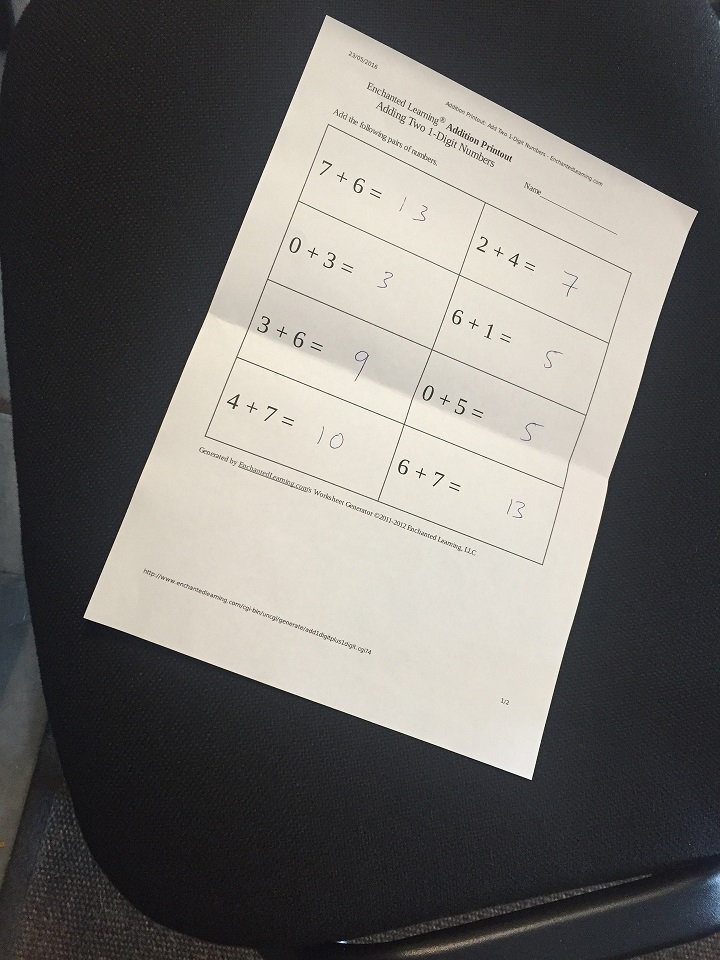
#> input picture Assignment 1/scan.jpg, 720 x 960 px
$ python assignment.py
#> lines starting #> are read from the running program, lines starting #| are printed output that depends on the picture
import cv2
import numpy as np

img = cv2.imread('scan.jpg')
#> img is the input picture: shape (960, 720, 3); mean B, G, R 106.2, 109.5, 111.7
w = 400
h = int(w*1.414)
pointsA = np.float32([[320,15], [700,215], [85,610], [530, 780]])
pointsB = np.float32([[0,0], [w,0], [0,h], [w, h]])


# the perspective to grab the screen
M = cv2.getPerspectiveTransform(pointsA, pointsB)
warp = cv2.warpPerspective(img, M, (w, h))
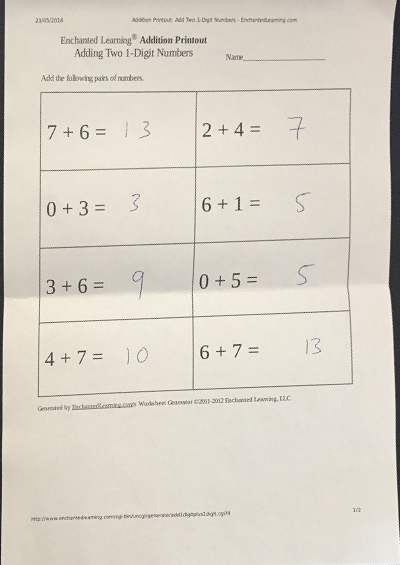
#> warp: shape (565, 400, 3); mean B, G, R 201, 212.6, 218.5

cv2.imshow("warp", warp)

ret,thresh1 = cv2.threshold(warp, 180, 255, cv2.THRESH_BINARY)
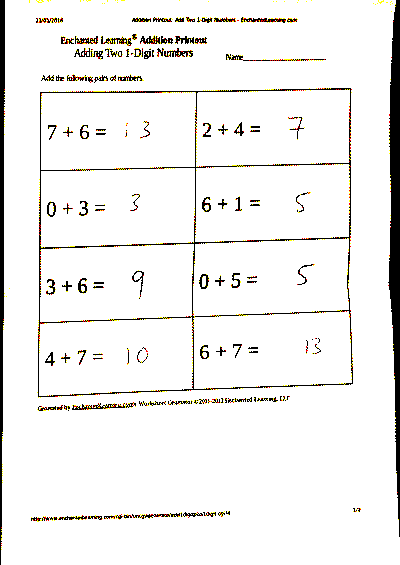
#> thresh1: shape (565, 400, 3); mean B, G, R 237.9, 239.6, 240.5
cv2.imshow('1 Threshold Binary', thresh1)

cv2.waitKey(0)
cv2.destroyAllWindows()
